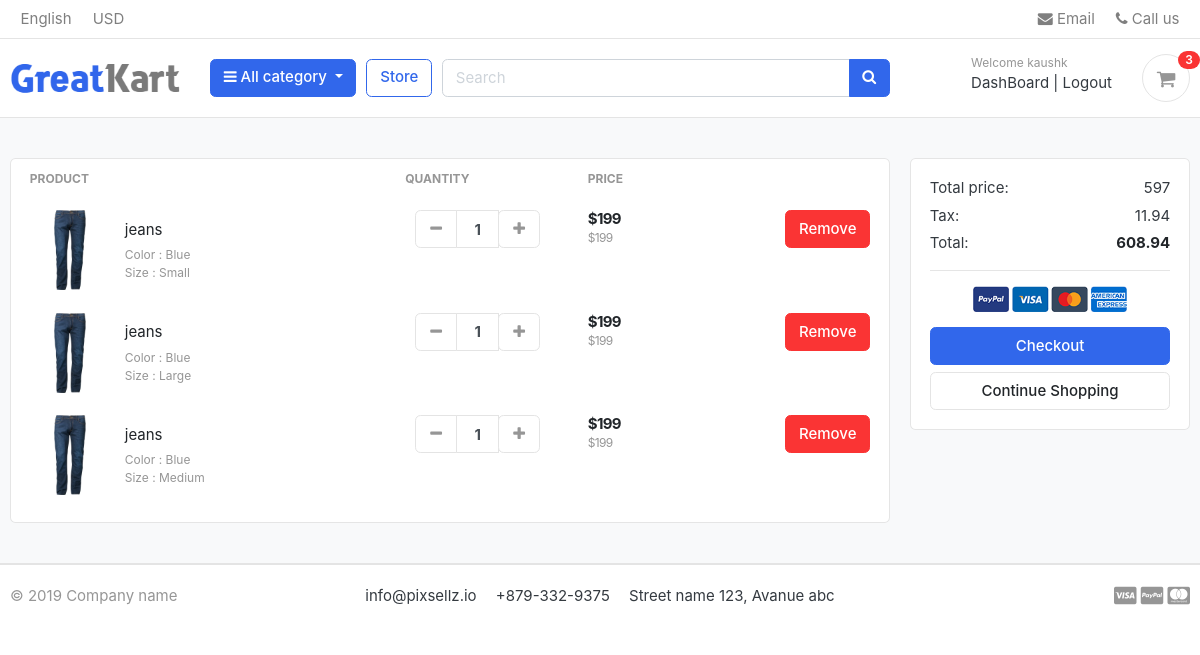
The app's page /cart/ (signed in), older data.
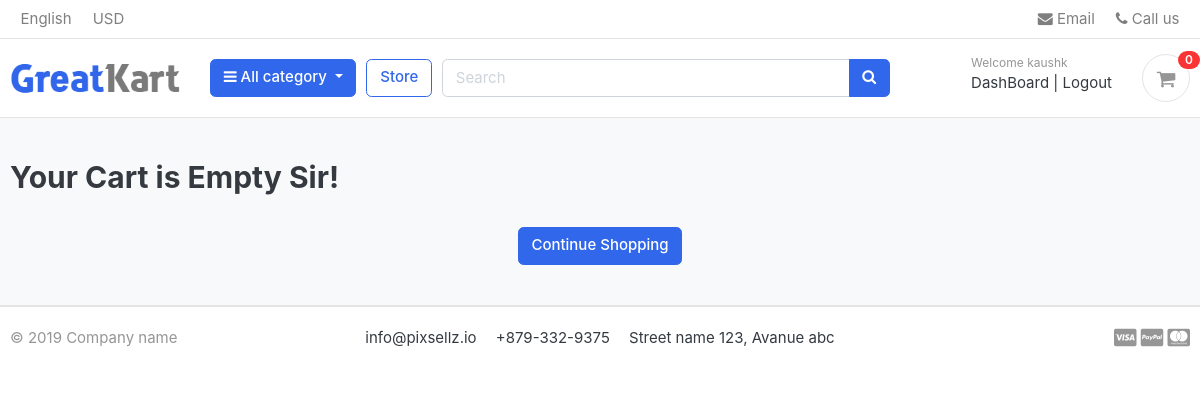
The same page, newer data.
### cart/models.py (models this page shows, shortened)
class CartItem(models.Model):
    user = models.ForeignKey(Account,on_delete=models.CASCADE,null=True)
    product = models.ForeignKey(Product,on_delete=models.CASCADE)
    variations = models.ManyToManyField(Variation,blank=True)
    cart = models.ForeignKey(Cart,on_delete=models.CASCADE,null=True)
    quantity = models.IntegerField()
    is_active = models.BooleanField(default=True)
    def sub_total(self):
        return self.product.price * self.quantity

### store/models.py (models this page shows, shortened)
class Product(models.Model):
    product_name       = models.CharField(max_length=200,unique=True)
    slug               = models.SlugField(max_length=200,unique=True)
    description        = models.TextField(max_length=500,blank=True)
    price              = models.IntegerField()
    Image              = models.ImageField(upload_to='photos/products')
    stock              = models.IntegerField()
    is_available       = models.BooleanField(default=True)
    category           = models.ForeignKey(Category, on_delete=models.CASCADE)
    created_date       = models.DateTimeField(auto_now_add=True)
    modified_date      = models.DateTimeField(auto_now=True)
    def get_url(self):
        return reverse('product_detail',args=[self.category.slug,self.slug])

class Variation(models.Model):
    product = models.ForeignKey(Product, on_delete=models.CASCADE)
    variation_category = models.CharField(max_length=100,choices=variation_category_choice)
    variation_value = models.CharField(max_length=100)
    is_active       = models.BooleanField(default=True)
    created_date    = models.DateTimeField(auto_now=True)
    objects = VariationManager()

### cart/views.py (the view)
# urls.py: path('cart/', include('cart.urls')),
def cart(request,total = 0, quantity = 0,cart_items = None):
    tax=0
    grand_total=0
    cart_products = []
    try:
        if request.user.is_authenticated:
            cart_items = CartItem.objects.filter(user=request.user,is_active=True)
        else:
            cart = Cart.objects.get(cart_id=_cart_id(request))
            cart_items = CartItem.objects.filter(cart=cart,is_active=True)
        for cart_item in cart_items:
            total += (cart_item.product.price * cart_item.quantity)
            quantity += cart_item.quantity
        tax = (2*total)/100
        grand_total = total+tax
        for cart_item in cart_items:
            cart_products.append(cart_item.product)
    except ObjectDoesNotExist:
        pass
    context = {'total':total,'quantity':quantity,'cart_items':cart_items,'tax':tax,'grand_total':grand_total,'cart_products':cart_products}
    return render(request,'store/cart.html',context)

### cart/context_processors.py (called while the page is built)
def counter(request):
    cart_count = 0
    if 'admin' in request.path:
        return {}
    else:
        try:
            cart = Cart.objects.filter(cart_id=_cart_id(request))
            if request.user.is_authenticated:
                cart_items = CartItem.objects.all().filter(user=request.user)
            else:
                cart_items = CartItem.objects.all().filter(cart=cart[:1])
            for cart_item in cart_items:
                cart_count += cart_item.quantity #like we can have same product with diff quantity..so we have to a
        except Cart.DoesNotExist:
            cart_count = 0
    return dict(cart_count = cart_count)

### cart/views.py (called while the page is built)
def _cart_id(request):
    cart = request.session.session_key
    if not cart:
        cart = request.session.create()
    return cart

### category/context_processor.py (called while the page is built)
def menu_links(request):
    links = Category.objects.all()
    return dict(links=links)

### category/models.py (called while the page is built)
    def get_url(self):
        return reverse('products_by_category',args=[self.slug])

### templates/store/cart.html (shortened to what this page needs)
{% extends 'base.html' %}
{% load static %}
{% block content %}
<section class="section-content padding-y bg">
    <div class="container">
    {% if not cart_items %}
       <h2>Your Cart is Empty Sir!</h2>
       <br>
       <div class = "text-center" >
        <a href="{% url 'store' %}" class="btn btn-primary" >Continue Shopping</a>
       </div>
    {% else %}
    <div class="row">
        <aside class="col-lg-9">
    <div class="card">
    <table class="table table-borderless table-shopping-cart">
    <thead class="text-muted">
    <tr class="small text-uppercase">
      <th scope="col">Product</th>
      <th scope="col" width="120">Quantity</th>
      <th scope="col" width="120">Price</th>
      <th scope="col" class="text-right" width="200"> </th>
    </tr>
    </thead>
    <tbody>
    {% for cart_item in cart_items %}
    <tr>
        <td>
            <figure class="itemside align-items-center">
                <div class="aside"><img src="{{cart_item.product.Image.url}}" class="img-sm"></div>
                <figcaption class="info">
                    <a href="{{ cart_item.product.get_url }}" class="title text-dark">{{cart_item.product.product_name}}</a>
                    <p class="text-muted small">
                        {% if cart_item.variations.all %}
                            {% for item in cart_item.variations.all %}
                               {{item.variation_category | capfirst}} : {{item.variation_value | capfirst}}<br>
                            {% endfor %}
                        {% endif %}
                    </p>
                </figcaption>
            </figure>
        </td>
        <td>
            <div class="col">
                <div class="input-group input-spinner">
                    <div class="input-group-prepend">
                    <a href="{% url 'remove_cart' cart_item.product.id cart_item.id %}" class="btn btn-light" type="button" id="button-plus"> <i class="fa fa-minus"></i> </a>
                    </div>
                    <input type="text" class="form-control"  value="{{cart_item.quantity}}">
                    <div class="input-group-append">
                        <form action="{% url 'add_cart' cart_item.product.id %}" method="POST">
                            <button class="btn btn-light" type="submit" id="button-minus"> <i class="fa fa-plus"></i> </button>
                        </form>
                    </div>
                </div>
            </div>
        </td>
        <td>
            <div class="price-wrap">
                <var class="price">${{cart_item.sub_total}}</var>
                <small class="text-muted"> ${{cart_item.product.price}} </small>
            </div>
        </td>
        <td class="text-right">
        <a href="{% url 'remove_cart_item' cart_item.product.id cart_item.id %}" onclick="return confirm('Are you sure u wanna remove?')" class="btn btn-danger"> Remove</a>
        </td>
    </tr>
    {% endfor %}
    </tbody>
    </table>
    </div>
        </aside>
        <aside class="col-lg-3">
            <div class="card">
            <div class="card-body">
                <dl class="dlist-align">
                  <dt>Total price:</dt>
                  <dd class="text-right">{{total}}</dd>
                </dl>
                <dl class="dlist-align">
                  <dt>Tax:</dt>
                  <dd class="text-right">{{tax}}</dd>
                </dl>
                <dl class="dlist-align">
                  <dt>Total:</dt>
                  <dd class="text-right text-dark b"><strong>{{grand_total}}</strong></dd>
                </dl>
                <hr>
                <p class="text-center mb-3">
                    <img src="{% static './images/misc/payments.png' %}" height="26">
                </p>
                <a href="{% url 'checkout' %}" class="btn btn-primary btn-block"> Checkout </a>
                <a href="{% url 'store' %}" class="btn btn-light btn-block">Continue Shopping</a>
            </div>
            </div>
    </aside>
    </div>
    {% endif %}
    </div>
    </section>
{% endblock content %}

### templates/includes/navbar.html (shortened to what this page needs)
{% load static %}
<header class="section-header">
    <nav class="navbar p-md-0 navbar-expand-sm navbar-light border-bottom">
    <div class="container">
      <div class="collapse navbar-collapse" id="navbarTop4">
        <ul class="navbar-nav mr-auto">
            <li class="nav-item dropdown">
                 <a href="#" class="nav-link">   English </a>
            </li>
            <li class="nav-item dropdown">
                <a href="#" class="nav-link"> USD </a>
            </li>
        </ul>
        <ul class="navbar-nav">
            <li><a href="#" class="nav-link"> <i class="fa fa-envelope"></i> Email </a></li>
            <li><a href="#" class="nav-link"> <i class="fa fa-phone"></i> Call us </a></li>
        </ul>
      </div>
    </div>
    </nav>
    <section class="header-main border-bottom">
        <div class="container">
    <div class="row align-items-center">
        <div class="col-lg-2 col-md-3 col-6">
            <a href="{% url 'home' %}" class="brand-wrap">
                <img class="logo" src="{% static './images/logo.png' %}">
            </a>
        </div>
        <div class="col-lg col-sm col-md col-6 flex-grow-0">
            <div class="category-wrap dropdown d-inline-block float-right">
                <button type="button" class="btn btn-primary dropdown-toggle" data-toggle="dropdown">
                    <i class="fa fa-bars"></i> All category
                </button>
            </div>
        </div>
        <a href="{% url 'store' %}" class="btn btn-outline-primary">Store</a>
        <div class="col-lg  col-md-6 col-sm-12 col">
            <form action="{% url 'search' %}" class="search" method="GET">
                <div class="input-group w-100">
                    <input type="text" class="form-control" style="width:60%;" placeholder="Search" name="keyword">
                    <div class="input-group-append">
                      <button class="btn btn-primary" type="submit">
                        <i class="fa fa-search"></i>
                      </button>
                    </div>
                </div>
            </form>
        </div>
        <div class="col-lg-3 col-sm-6 col-8 order-2 order-lg-3">
                    <div class="d-flex justify-content-end mb-3 mb-lg-0">
                        {% if user.id is None %}
                        <div class="widget-header">
                            <small class="title text-muted">Welcome guest!</small>
                            <div>
                                <a href="{% url 'login' %}">Sign in</a> <span class="dark-transp"> | </span>
                                <a href="{% url 'register' %}"> Register</a>
                            </div>
                        </div>
                        {% else %}
                        <div class="widget-header">
                            <small class="title text-muted">Welcome {{user.first_name}}</small>
                            <div>
                                <a href="{% url 'dashboard' %}">DashBoard</a> <span class="dark-transp"> | </span>
                                <a href="{% url 'logout' %}"> Logout </a>
                            </div>
                        </div>
                        {% endif %}
                        <a href="{% url 'cart' %}" class="widget-header pl-3 ml-3">
                            <div class="icon icon-sm rounded-circle border"><i class="fa fa-shopping-cart"></i></div>
                            <span class="badge badge-pill badge-danger notify">{{cart_count}}</span>
                        </a>
                    </div>
                </div>
    </div>
        </div>
    </section>
    </header>

Row changes from the older to the newer data that the page shows:
removed CartItem: product.Image (picture), product.product_name "jeans", quantity "1", sub_total "199", product.price "199"
no longer on this page (row unchanged): Variation: variation_category "Color", variation_value "Blue"
no longer on this page (row unchanged): Variation: variation_category "Size", variation_value "Small", shown under "jeans"
removed CartItem: product.Image (picture), product.product_name "jeans", quantity "1", sub_total "199", product.price "199"
no longer on this page (row unchanged): Variation: variation_category "Size", variation_value "Large", shown under "jeans"
removed CartItem: product.Image (picture), product.product_name "jeans", quantity "1", sub_total "199", product.price "199"
no longer on this page (row unchanged): Variation: variation_category "Size", variation_value "Medium", shown under "jeans"
Text that changed along with them:
{{ cart_count }}: "3" → "0"
{{ total }}: "597" → (not shown)
{{ tax }}: "11.94" → (not shown)
{{ grand_total }}: "608.94" → (not shown)
text no longer shown: "PRODUCT QUANTITY PRICE Total price: Tax: Total: Checkout"
text now shown: "Your Cart is Empty Sir!"
